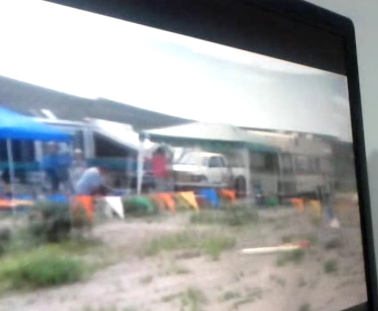
%> input picture Computer Vision/OtherFunctions/imageForStack/screenmovie.png, 378 x 311 px
$ octave example2.m   (GNU Octave 9; MATLAB toolbox functions it lacks are replaced by stand-ins)
%> lines starting %> are read from the running program, lines starting %| are printed output that depends on the picture
### Computer Vision/OtherFunctions/imageForStack/OpenSurf.m
function ipts=OpenSurf(img,Options)
% This function OPENSURF, is an implementation of SURF (Speeded Up Robust
% Features). SURF will detect landmark points in an image, and describe
% the points by a vector which is robust against (a little bit) rotation
% ,scaling and noise. It can be used in the same way as SIFT (Scale-invariant
% feature transform) which is patented. Thus to align (register) two
% or more images based on corresponding points, or make 3D reconstructions.
%
% This Matlab implementation of Surf is a direct translation of the
% OpenSurf C# code of Chris Evans, and gives exactly the same answer.
% Chris Evans wrote one of the best, well structured all inclusive SURF
% implementations. On his site you can find Evaluations of OpenSURF
% and the C# and C++ code. http://www.chrisevansdev.com/opensurf/
% Chris Evans gave me permisson to publish this code under the (Mathworks)
% BSD license.
%
% Ipts = OpenSurf(I, Options)
%
% inputs,
%   I : The 2D input image color or greyscale
%   (optional)
%   Options : A struct with options (see below)
%
% outputs,
%   Ipts : A structure with the information about all detected Landmark points
%     Ipts.x , ipts.y : The landmark position
%     Ipts.scale : The scale of the detected landmark
%     Ipts.laplacian : The laplacian of the landmark neighborhood
%     Ipts.orientation : Orientation in radians
%     Ipts.descriptor : The descriptor for corresponding point matching
%
% options,
%   Options.verbose : If set to true then useful information is
%                     displayed (default false)
%   Options.upright : Boolean which determines if we want a non-rotation
%                       invariant result (default false)
%   Options.extended : Add extra landmark point information to the
%                   descriptor (default false)
%   Options.tresh : Hessian response treshold (default 0.0002)
%   Options.octaves : Number of octaves to analyse(default 5)
%   Options.init_sample : Initial sampling step in the image (default 2)
%
% Example 1, Basic Surf Point Detection
% % Load image
%   I=imread('TestImages/test.png');
% % Set this option to true if you want to see more information
%   Options.verbose=false;
% % Get the Key Points
%   Ipts=OpenSurf(I,Options);
% % Draw points on the image
%   PaintSURF(I, Ipts);
%
% Example 2, Corresponding points
% % See, example2.m
%
% Example 3, Affine registration
% % See, example3.m
%
% Function is written by D.Kroon University of Twente (July 2010)

% Add subfunctions to Matlab Search path
functionname='OpenSurf.m';
functiondir=which(functionname);
functiondir=functiondir(1:end-length(functionname));
addpath([functiondir '/SubFunctions'])

% Process inputs
defaultoptions=struct('tresh',0.0002,'octaves',5,'init_sample',2,'upright',false,'extended',false,'verbose',false);
if(~exist('Options','var')),
    Options=defaultoptions;
else
    tags = fieldnames(defaultoptions);
    for i=1:length(tags)
         if(~isfield(Options,tags{i})),  Options.(tags{i})=defaultoptions.(tags{i}); end
    end
    if(length(tags)~=length(fieldnames(Options))),
        warning('register_volumes:unknownoption','unknown options found');
    end
end

% Create Integral Image
iimg=IntegralImage_IntegralImage(img);

% Extract the interest points
FastHessianData.thresh = Options.tresh;
FastHessianData.octaves = Options.octaves;
FastHessianData.init_sample = Options.init_sample;
FastHessianData.img = iimg;
ipts = FastHessian_getIpoints(FastHessianData,Options.verbose);

% Describe the interest points
if(~isempty(ipts))
    ipts = SurfDescriptor_DecribeInterestPoints(ipts,Options.upright, Options.extended, iimg, Options.verbose);
end

### Computer Vision/OtherFunctions/imageForStack/example2.m
% Example 2, Corresponding points
% Load images
  I2=imread('screenmovie.png');
%> I2 is the input picture: size 311x378x3 uint8; mean R, G, B 156.9, 158.9, 159.3
  I1=zeros(size(I2));
  temp=imread('mirrormovie.png');
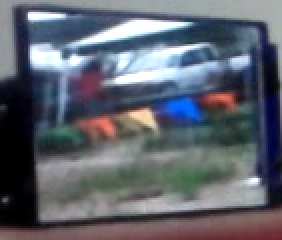
%> input picture Computer Vision/OtherFunctions/imageForStack/mirrormovie.png, 141 x 120 px (shown 2 times larger)
%> temp is the input picture: size 120x141x3 uint8; mean R, G, B 95.6, 100.1, 110.4
  [m,n,k]=size(temp);
%> m = 120; n = 141; k = 3
  I1(1:m,1:n,1:k)=temp;
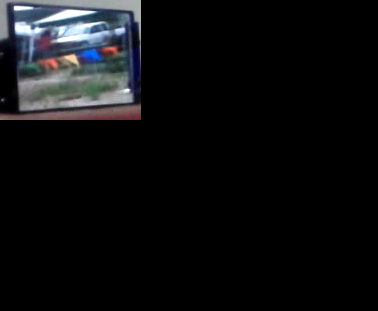
%> I1: size 311x378x3 double; mean R, G, B 13.8, 14.4, 15.9

% Get the Key Points
  Options.upright=true;
  Options.tresh=0.0002;
  Options.extended=false;
  Ipts1=OpenSurf(I1,Options);
%> the run ends on the next line
